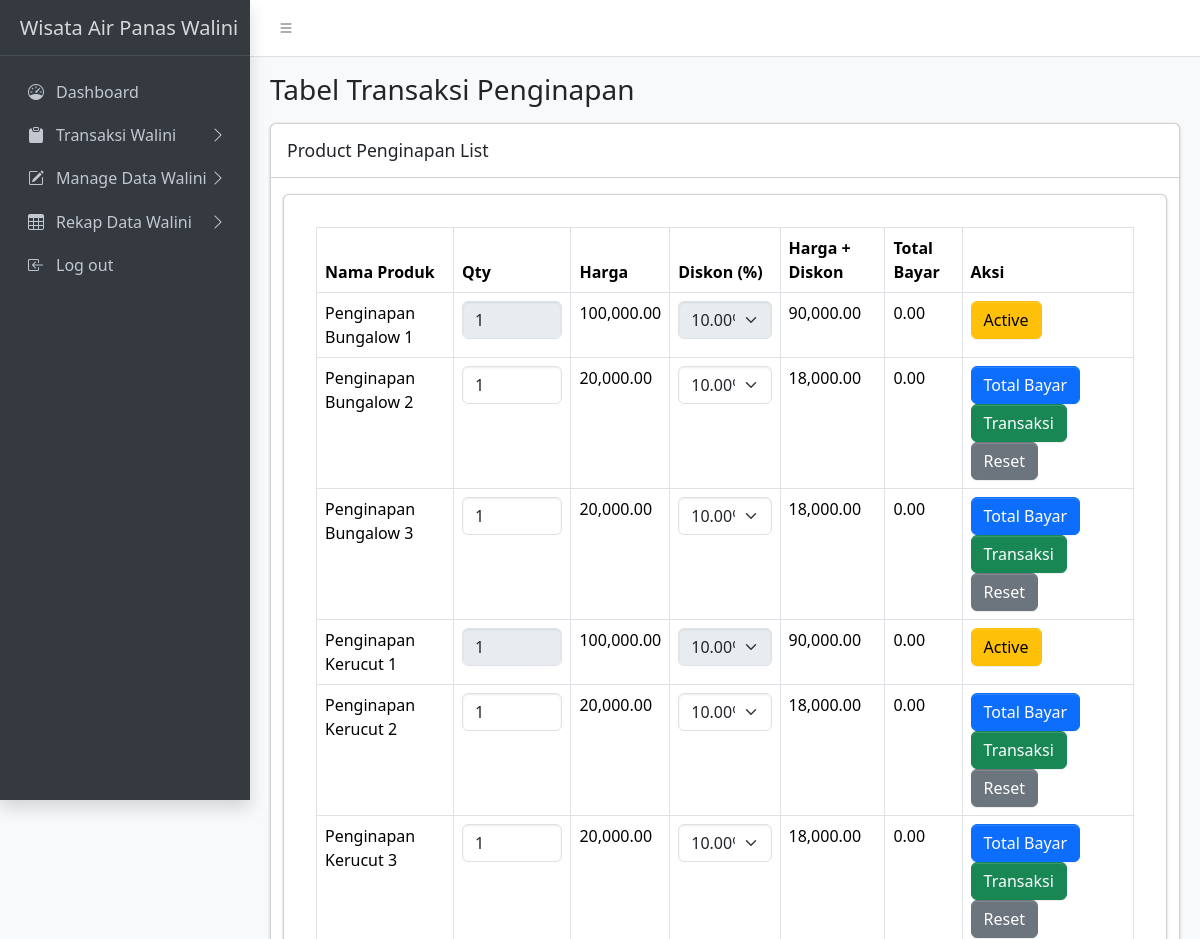
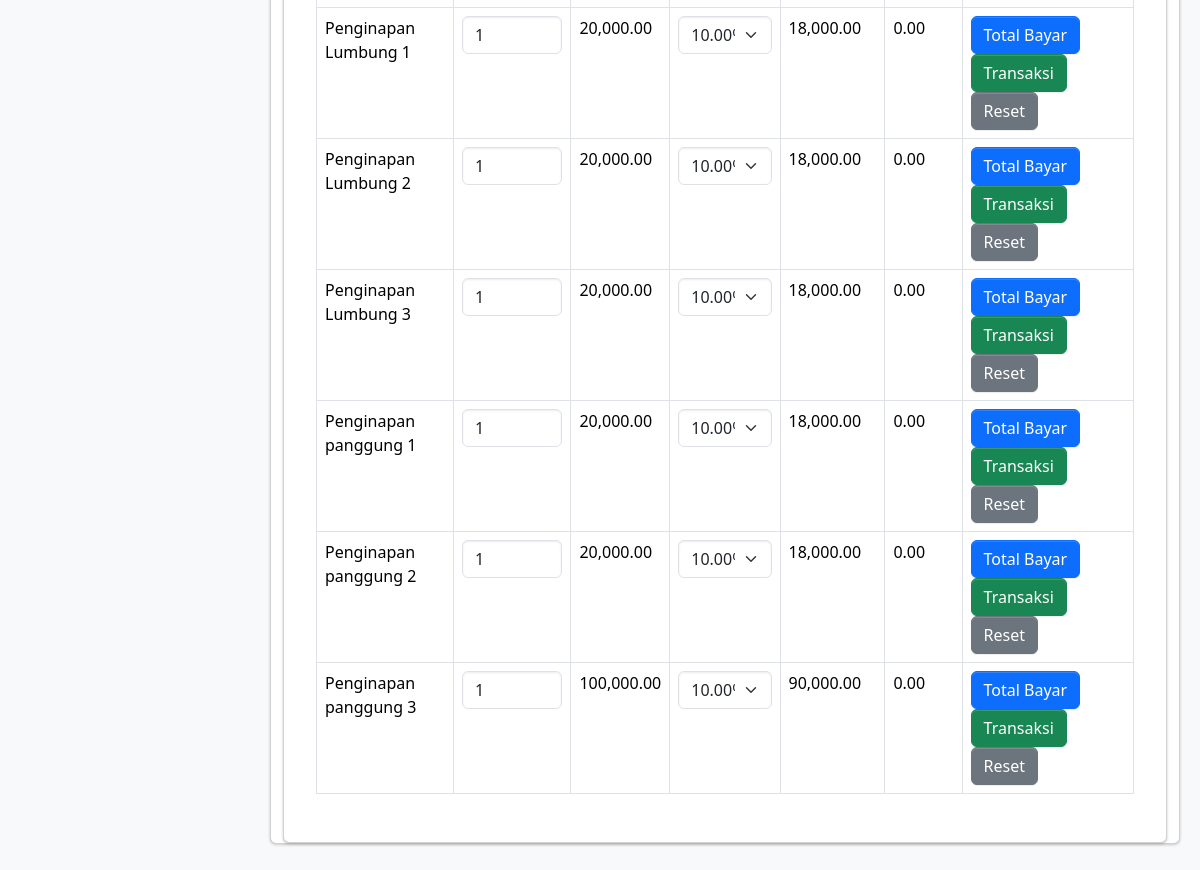
The app's page /admin/transaksi/penginapan/penginapan.php with its own data (2 pictures, top to bottom).
### tables this page shows
CREATE TABLE `discounts` (
  `id_discount` int(11) NOT NULL,
  `id_product` int(11) NOT NULL,
  `discount_value` decimal(10,2) NOT NULL,
  `created_at` datetime DEFAULT current_timestamp(),
  `updated_at` timestamp NOT NULL DEFAULT current_timestamp() ON UPDATE current_timestamp(),
  `id_user` int(11) NOT NULL
);

CREATE TABLE `products` (
  `id_product` int(11) NOT NULL,
  `nama_product` varchar(100) NOT NULL,
  `kategori_product` enum('Kolam Renang','Kendaraan','PlayGround','Penginapan','Kelengkapan') NOT NULL,
  `sub_kategori_product` enum('Penginapan Bungalow','Penginapan Kerucut','Penginapan Lumbung','Penginapan Panggung') DEFAULT NULL,
  `harga_weekday` decimal(10,2) NOT NULL,
  `harga_weekend` decimal(10,2) NOT NULL,
  `created_at` datetime NOT NULL DEFAULT current_timestamp(),
  `updated_by` int(11) DEFAULT NULL,
  `img` varchar(255) NOT NULL,
  `updated_at` timestamp NOT NULL DEFAULT current_timestamp() ON UPDATE current_timestamp(),
  `status_penginapan` enum('terisi','kosong') DEFAULT 'kosong'
);

### admin/transaksi/penginapan/penginapan.php (the view, shortened to what this page needs)
<?php
require '../../../includes/db_connect.php';
?>
<!DOCTYPE html>
<html lang="en">
<head>
    <link rel="stylesheet" href="https://cdn.jsdelivr.net/npm/@fontsource/source-sans-3@5.0.12/index.css">
    <link rel="stylesheet" href="https://cdn.jsdelivr.net/npm/overlayscrollbars@2.3.0/styles/overlayscrollbars.min.css">
    <link rel="stylesheet" href="https://cdn.jsdelivr.net/npm/bootstrap-icons@1.11.0/font/bootstrap-icons.min.css">
    <link rel="stylesheet" href="../../../assets/css/adminlte.css">
    <link rel="stylesheet" href="https://cdn.jsdelivr.net/npm/apexcharts@3.37.1/dist/apexcharts.css">
    <link rel="stylesheet" href="https://cdn.jsdelivr.net/npm/jsvectormap@1.5.3/dist/css/jsvectormap.min.css">
</head>
<body class="layout-fixed sidebar-expand-lg bg-body-tertiary">
    <div class="app-wrapper">
        <nav class="app-header navbar navbar-expand bg-body">
            <div class="container-fluid">
                <ul class="navbar-nav">
                    <li class="nav-item"> <a class="nav-link" data-lte-toggle="sidebar" href="#" role="button"> <i class="bi bi-list"></i> </a> </li>
                </ul>
            </div>
        </nav>
        <aside class="app-sidebar bg-body-secondary shadow" data-bs-theme="dark">
            <div class="sidebar-brand"> <a href="../../index.php" class="brand-link"> <span class="brand-text fw-light">Wisata Air Panas Walini</span> </a> </div>
            <div class="sidebar-wrapper">
                <nav class="mt-2">
                    <ul class="nav sidebar-menu flex-column" data-lte-toggle="treeview" role="menu" data-accordion="false">
                        <li class="nav-item">
                            <a href="../../index.php" class="nav-link" role="menuitem">
                                <i class="nav-icon bi bi-speedometer"></i>
                                <p>Dashboard</p>
                            </a>
                        </li>
                        <li class="nav-item">
                            <a href="#" class="nav-link" role="menuitem">
                                <i class="nav-icon bi bi-clipboard-fill"></i>
                                <p>Transaksi Walini
                                </p>
                            </a>
                        <li class="nav-item">
                            <a href="#" class="nav-link" role="menuitem">
                                <i class="nav-icon bi bi-pencil-square"></i>
                                <p>Manage Data Walini
                                </p>
                            </a>
                        </li>
                        <li class="nav-item">
                            <a href="#" class="nav-link" role="menuitem">
                                <i class="nav-icon bi bi-table"></i>
                                <p>Rekap Data Walini
                                </p>
                            </a>
                        </li>
                        <li class="nav-item">
                            <a href="#logout" onclick="logout()" class="nav-link" role="menuitem">
                                <i class="nav-icon bi bi-box-arrow-in-left"></i>
                                <p>Log out</p>
                            </a>
                        </li>
                    </ul>
                </nav>
            </div>
        </aside>
        <main class="app-main">
            <div class="app-content-header">
                <div class="container-fluid">
                    <div class="row">
                        <div class="col-sm-6">
                            <h3 class="mb-0">Tabel Transaksi Penginapan</h3>
                        </div>
                    </div>
                </div>
            </div>
            <div class="app-content">
                <div class="container-fluid">
                    <div class="row">
                        <div class="col-md-12">
                            <div class="card mb-4">
                                <div class="card-header">
                                    <h3 class="card-title">Product Penginapan List</h3>
                                </div>
                                <div class="container-fluid">
                                    <div class="card mt-3 p-3">
                                        <div class="card-body">
                                            <div class="table-responsive">
                                                <table class="table table-bordered table-hover">
                                                    <thead>
                                                        <tr>
                                                            <th>Nama Produk</th>
                                                            <th>Qty</th>
                                                            <th>Harga</th>
                                                            <th>Diskon (%)</th>
                                                            <th>Harga + Diskon</th>
                                                            <th>Total Bayar</th>
                                                            <th>Aksi</th>
                                                        </tr>
                                                    </thead>
                                                    <tbody>
                                                    <?php
                                                        $sql = "SELECT p.*, d.discount_value, p.status_penginapan
                                                        FROM products p
                                                        LEFT JOIN discounts d ON p.id_product = d.id_product
                                                        WHERE p.kategori_product = 'Penginapan'";
                                                $result = $conn->query($sql);
                                                if ($result->num_rows > 0) {
                                                    while ($row = $result->fetch_assoc()) {
                                                        $hari = date('l');
                                                        $harga = ($hari == 'Saturday' || $hari == 'Sunday') ? $row['harga_weekend'] : $row['harga_weekday'];
                                                        $diskon = isset($row['discount_value']) ? $row['discount_value'] : 0;
                                                        $harga_diskon = $diskon > 0 ? $harga - ($harga * ($diskon / 100)) : $harga;
                                                        ?>
                                                        <tr
                                                        data-id-product="<?= $row['id_product']; ?>"
                                                        data-id-discount="<?= isset($row['discount_value']) ? $row['discount_value'] : 0; ?>"
                                                        data-status="<?= $row['status_penginapan']; ?>"
                                                        data-nama-product="<?= htmlspecialchars($row['nama_product']); ?>"
                                                        data-username="<?= $_SESSION['username']; ?>"
                                                        >
                                                            <td><?= htmlspecialchars($row['nama_product']); ?></td>
                                                            <td>
                                                                <input type="number" class="form-control qty-input" value="1" data-harga="<?= $harga; ?>" data-diskon="<?= $diskon; ?>" <?= ($row['status_penginapan'] == 'terisi') ? 'disabled' : ''; ?> />
                                                            </td>
                                                            <td><?= number_format($harga, 2); ?></td>
                                                            <td>
                                                                <select class="form-select diskon-select" <?= ($row['status_penginapan'] == 'terisi') ? 'disabled' : ''; ?>>
                                                                    <option value="<?= $diskon; ?>" <?= ($diskon > 0) ? 'selected' : ''; ?>><?= $diskon; ?>%</option>
                                                                </select>
                                                            </td>
                                                            <td class="harga-diskon"><?= number_format($harga_diskon, 2); ?></td>
                                                            <td class="total-bayar">0.00</td>
                                                            <td>
                                                                <?php if ($row['status_penginapan'] == 'terisi'): ?>
                                                                    <button class="btn btn-warning btn-active" onclick="setEmpty(this)" data-id-product="<?= $row['id_product']; ?>">Active</button>
                                                                <?php else: ?>
                                                                    <button class="btn btn-primary btn-total-bayar" onclick="calculateRowTotal(this)">Total Bayar</button>
                                                                    <button class="btn btn-success btn-transaksi" onclick="prosesTransaksi(this)">Transaksi</button>
                                                                    <button class="btn btn-secondary btn-reset" onclick="resetRow(this)">Reset</button>
                                                                <?php endif; ?>
                                                            </td>
                                                        </tr>
                                                        <?php
                                                    }
                                                } else {
                                                    echo '<tr><td colspan="7" class="text-center">Tidak ada data produk.</td></tr>';
                                                }
                                                    ?>
                                                    </tbody>
                                                </table>
                                            </div>
                                        </div>
                                    </div>
                                </div>
                            </div>
                        </div>
                    </div>
                </div>
            </div>
        </main>
    </div>
</body>
</html>

### records on screen
discounts: id_product.nama_product "Penginapan Bungalow 1", id_product.harga_weekday "100,000.00", discount_value.status_penginapan "10.00%", discount_value.harga_weekday "90,000.00"
products: status_penginapan "1"
discounts: id_product.nama_product "Penginapan Bungalow 2", id_product.harga_weekday "20,000.00", discount_value.status_penginapan "10.00%", discount_value.harga_weekday "18,000.00", shows "Total Bayar"
products: status_penginapan "1"
discounts: id_product.nama_product "Penginapan Bungalow 3", id_product.harga_weekday "20,000.00", discount_value.status_penginapan "10.00%", discount_value.harga_weekday "18,000.00", shows "Total Bayar"
products: status_penginapan "1"
discounts: id_product.nama_product "Penginapan Kerucut 1", id_product.harga_weekday "100,000.00", discount_value.status_penginapan "10.00%", discount_value.harga_weekday "90,000.00"
products: status_penginapan "1"
discounts: id_product.nama_product "Penginapan Kerucut 2", id_product.harga_weekday "20,000.00", discount_value.status_penginapan "10.00%", discount_value.harga_weekday "18,000.00", shows "Total Bayar"
products: status_penginapan "1"
discounts: id_product.nama_product "Penginapan Kerucut 3", id_product.harga_weekday "20,000.00", discount_value.status_penginapan "10.00%", discount_value.harga_weekday "18,000.00", shows "Total Bayar"
products: status_penginapan "1"
discounts: id_product.nama_product "Penginapan Lumbung 1", id_product.harga_weekday "20,000.00", discount_value.status_penginapan "10.00%", discount_value.harga_weekday "18,000.00", shows "Total Bayar"
products: status_penginapan "1"
discounts: id_product.nama_product "Penginapan Lumbung 2", id_product.harga_weekday "20,000.00", discount_value.status_penginapan "10.00%", discount_value.harga_weekday "18,000.00", shows "Total Bayar"
products: status_penginapan "1"
discounts: id_product.nama_product "Penginapan Lumbung 3", id_product.harga_weekday "20,000.00", discount_value.status_penginapan "10.00%", discount_value.harga_weekday "18,000.00", shows "Total Bayar"
products: status_penginapan "1"
discounts: id_product.nama_product "Penginapan panggung 1", id_product.harga_weekday "20,000.00", discount_value.status_penginapan "10.00%", discount_value.harga_weekday "18,000.00", shows "Total Bayar"
products: status_penginapan "1"
discounts: id_product.nama_product "Penginapan panggung 2", id_product.harga_weekday "20,000.00", discount_value.status_penginapan "10.00%", discount_value.harga_weekday "18,000.00", shows "Total Bayar"
products: status_penginapan "1"
discounts: id_product.nama_product "Penginapan panggung 3", id_product.harga_weekday "100,000.00", discount_value.status_penginapan "10.00%", discount_value.harga_weekday "90,000.00", shows "Total Bayar"
products: status_penginapan "1"
